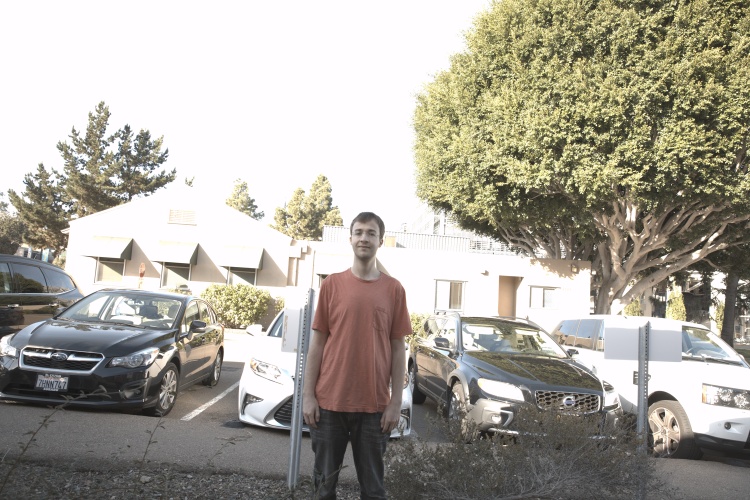
#> input picture Scenes/010a/input_2_aligned.tif, 1500 x 1000 px, given in place of example010c1.png, which was not available (shown at 1/2 size)
$ python P3.py
#> lines starting #> are read from the running program, lines starting #| are printed output that depends on the picture; pictures that were not available may be replaced by others from this repository, and a replacement may not be noted
import numpy as np
import cv2
import math
import json


def get_flo(file_name):
    with open(file_name, 'rb') as f:
        magic, = np.fromfile(f, np.float32, count=1)
        if 202021.25 != magic:
            print('Magic number incorrect. Invalid .flo file')
        else:
            w, h = np.fromfile(f, np.int32, count=2)
            # print(f'Reading {w} x {h} flo file')
            data = np.fromfile(f, np.float32, count=2 * w * h)
            # Reshape data into 3D array (columns, rows, bands)
            data2D = np.resize(data, (h, w, 2))
            return data2D

class NpEncoder(json.JSONEncoder):
    # [131 lines left out: functions default, GenerateBoundingBox, rgb2gray, getAverageEv, similar, pixelDifference and 4 more, not called in this run]


if __name__ == "__main__":

    seriesNum = '010'
    testDate = '0107'
    crops = 3
    print("Series: " + seriesNum)
    for cropNum in range(1, crops + 1):
        #if cropNum == 5:
        #    continue

        ori = cv2.imread('./'+ testDate +'/pieces/example' + seriesNum + 'c' + str(cropNum) + '.png')
#> ori is the input picture: shape (1000, 1500, 3); mean B, G, R 156, 165.8, 170
        refilled = cv2.imread('./'+ testDate +'/pieces/result' + seriesNum + 'c' + str(cropNum) + '.png')
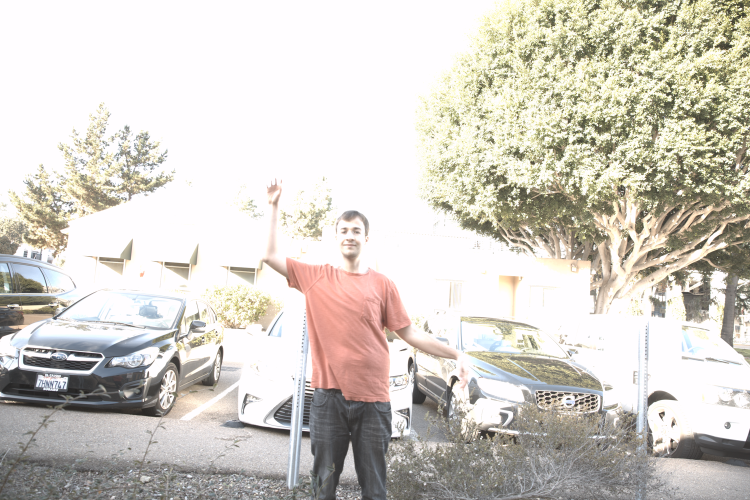
#> input picture Scenes/010a/input_3_aligned.tif, 1500 x 1000 px, given in place of result010c1.png, which was not available (shown at 1/2 size)
#> refilled is the input picture: shape (1000, 1500, 3); mean B, G, R 198.7, 206.2, 210.9
        mask = cv2.imread('./'+ testDate +'/pieces/mask' + seriesNum + 'c' + str(cropNum) + '.png', cv2.IMREAD_GRAYSCALE)
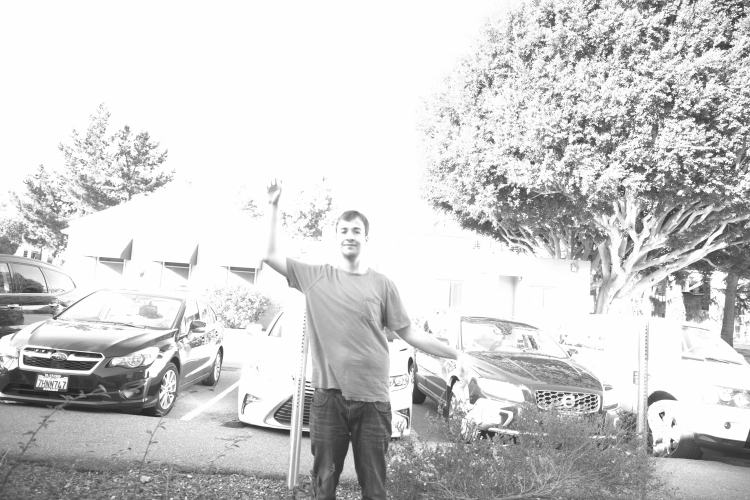
#> mask: shape (1000, 1500) (shown at 1/2 size); min 33, max 255, mean 206.8
        fullsize = cv2.imread('./Scenes/' + seriesNum + 'a/input_1_aligned.tif')
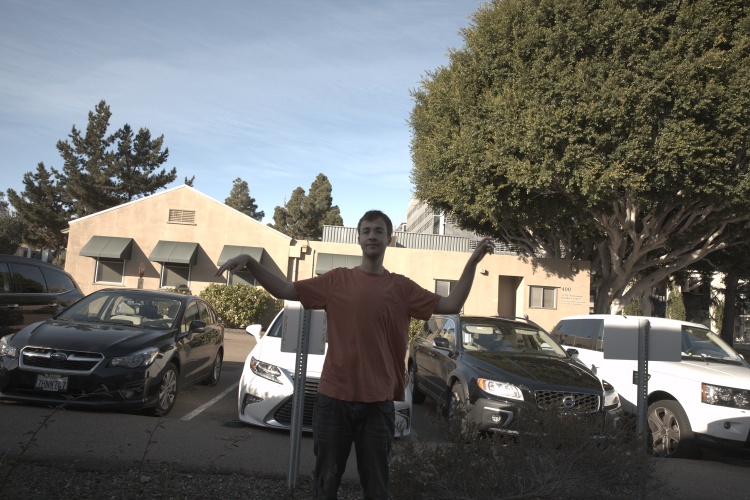
#> input picture Scenes/010a/input_1_aligned.tif, 1500 x 1000 px (shown at 1/2 size)
#> fullsize is the input picture: shape (1000, 1500, 3); mean B, G, R 103.4, 107, 106.7
        flow = get_flo('./Experimental\ Data/flow/flow-' + seriesNum + 'a.flo')
#> (the run stopped early here; a loop or call above may not have finished)
